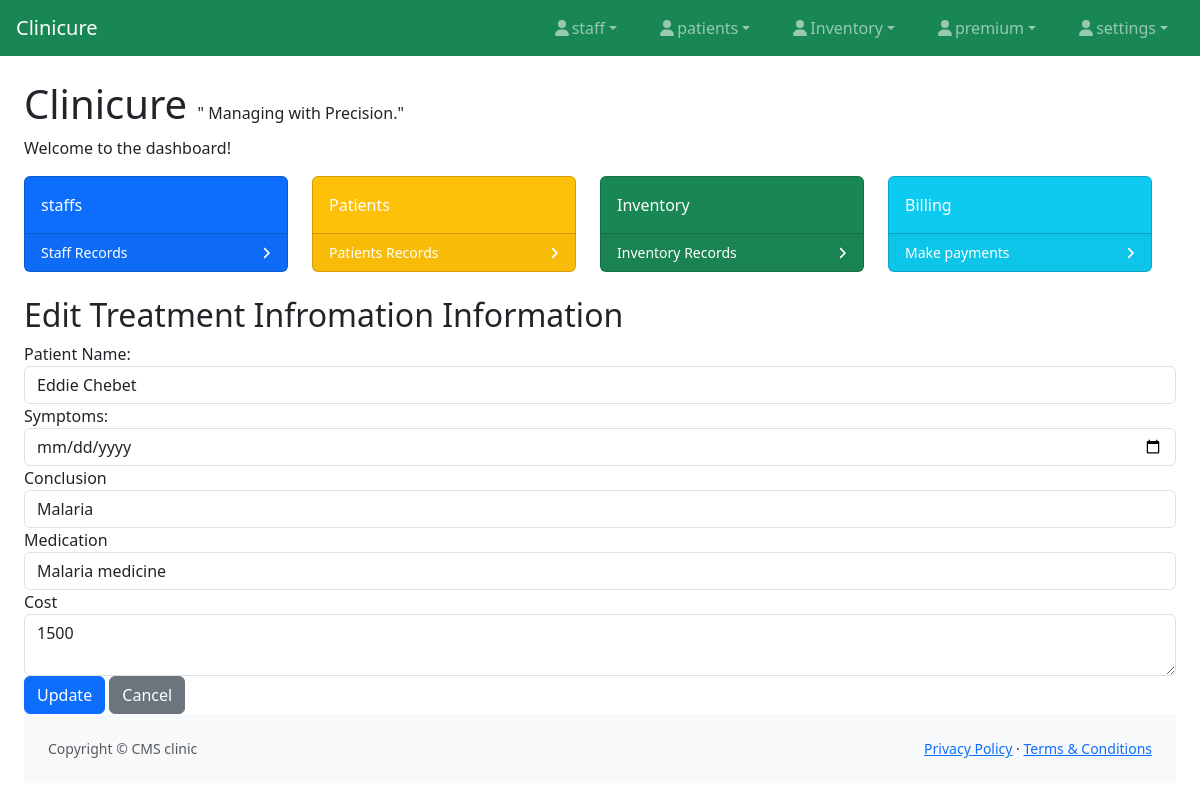
The app's page /update_treat/2/ with its own data.
### patients/models.py (models this page shows, shortened)
class treatment(models.Model):
    date_treated = models.DateField(auto_now=True)
    patient_name = models.ForeignKey(patients, on_delete=models.CASCADE, null=True)
    symptoms = models.TextField(blank=True, null=True)
    conclusion = models.TextField()
    medication = models.TextField()
    cost = models.CharField(max_length=100)

class patients(models.Model):
    GENDER_CHOICES = [
        ('M', 'Male'),
        ('F', 'Female'),
        ('O', 'Other'),
    ]
    date_added = models.DateField(auto_now=True)
    staffs = models.ForeignKey(staffs, on_delete=models.CASCADE, null=True)
    first_name = models.CharField(max_length=100)
    last_name = models.CharField(max_length=100)
    date_of_birth = models.DateField()
    gender = models.CharField(max_length=1, choices=GENDER_CHOICES)
    email = models.EmailField(blank=True, null=True)
    phone_number = models.CharField(max_length=15, blank=True, null=True)
    address = models.TextField(blank=True, null=True)
    def __str__(self):
        return f"{self.first_name} {self.last_name}"

### patients/views.py (the view)
# urls.py: path('update_treat/<int:id>/', views.treat_update,name='update_treat'),
def treat_update(request, id):
    treat = get_object_or_404(treatment, id=id)
    if request.method == 'POST':
        form = treatmentForm(request.POST, instance=treat)
        if form.is_valid():
            form.save()
            return redirect('patients:view_patients')
    else:
        form = treatmentForm(instance=treat)
        return render(request, 'update_treat.html', {'treat': treat, 'form': form})

### patients/forms.py
class treatmentForm(forms.ModelForm):
    class Meta:
        model= treatment
        fields= "__all__"

### patients/templates/update_treat.html (shortened to what this page needs)
{% extends 'base.html' %}
{% block body %}
{% load static %}
 <link rel="stylesheet" href="{% static 'css/bootstrap.min.css' %}">
  <h2>Edit Treatment Infromation Information</h2>
  <form method="post" action="{% url 'patients:update_treat' treat.id %}">
    <div class="form-group">
      <label for="first_name">Patient Name:</label>
      <input type="text" name="patient_name" value="{{ treat.patient_name }}" class="form-control" required>
    </div>
       <div class="form-group">
      <label for="symptoms">Symptoms:</label>
      <input type="date" name="symptoms" value="{{ treat.symptoms }}" class="form-control" required>
    </div>
      <div class="form-group">
      <label for="email">Conclusion</label>
      <input type="email" name="conclusion" value="{{ treat.conclusion }}" class="form-control" required>
    </div>
    <div class="form-group">
      <label for="medication">Medication</label>
      <input type="text" name="medication" value="{{ treat.medication }}" class="form-control" required>
    </div>
    <div class="form-group">
      <label for="cost">Cost</label>
      <textarea name="cost" class="form-control" required>{{ treat.cost }}</textarea>
    </div>
    <button type="submit" class="btn btn-primary">Update</button>
    <a href="{% url 'patients:view_patients' %}" class="btn btn-secondary">Cancel</a>
  </form>
{% endblock %}

### records on screen
treatment: patient_name "Eddie Chebet", conclusion "Malaria", medication "Malaria medicine", cost "1500"
